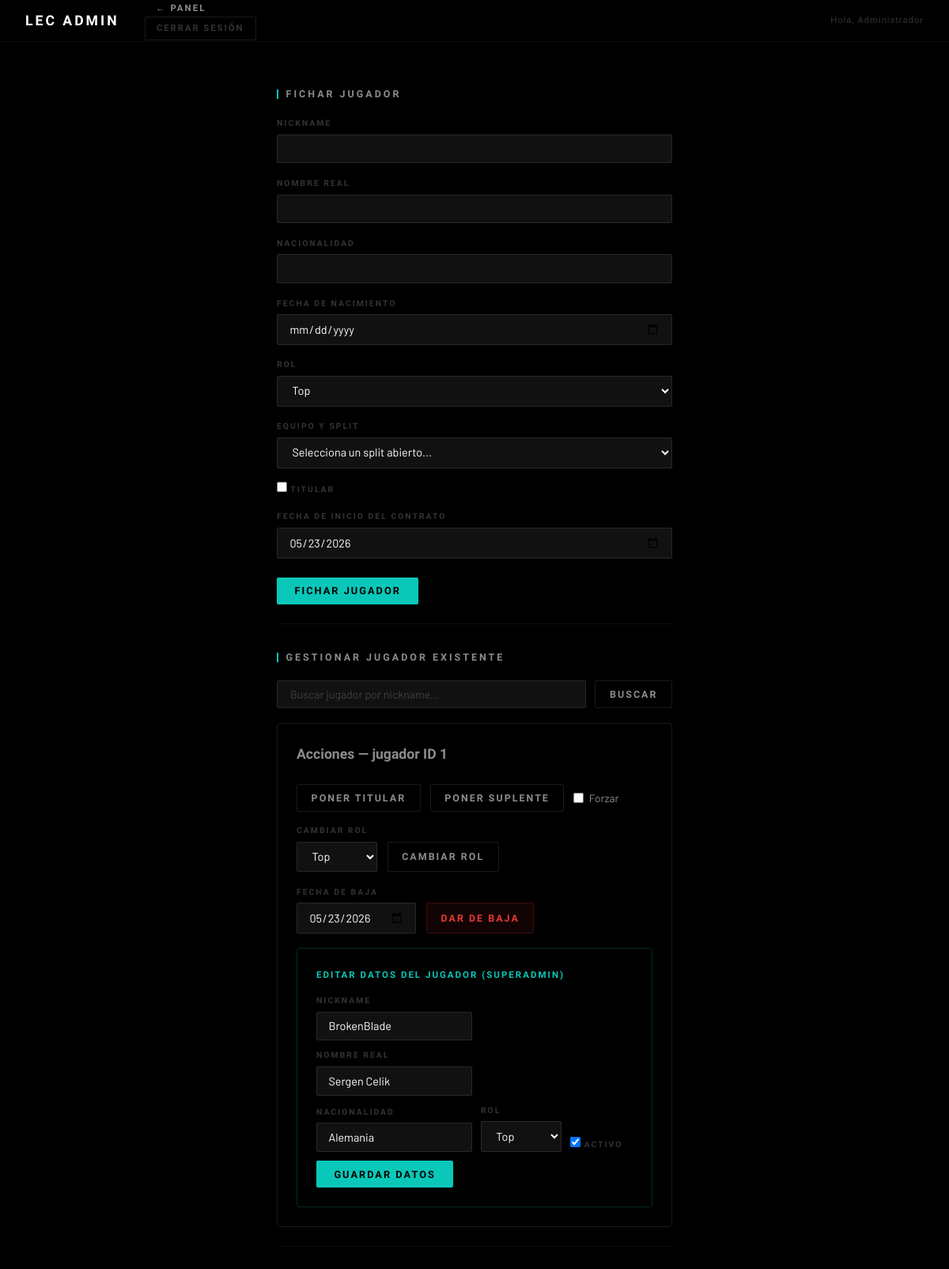
Page /admin/gestionar_jugadores.php?jugador=1 (signed in) on the committed database.
### tables this page shows
CREATE TABLE jugador (
    id_jugador INT UNSIGNED AUTO_INCREMENT,
    nickname VARCHAR(30) NOT NULL 
		COMMENT 'Apodo jugador ',
    nombre_real VARCHAR(100) 
		COMMENT 'Nombre completo',
    nacionalidad VARCHAR(50) 
		COMMENT 'País de origen',
    fecha_nacimiento DATE 
		COMMENT 'Fecha de nacimiento',
    rol_principal ENUM('Top','Jungle','Mid','ADC','Support') NOT NULL 
		COMMENT 'Rol principal del jugador',
    activo BOOLEAN DEFAULT TRUE 
		COMMENT 'Si está actualmente compitiendo',
    creado_en TIMESTAMP DEFAULT CURRENT_TIMESTAMP,
    actualizado_en TIMESTAMP DEFAULT CURRENT_TIMESTAMP ON UPDATE CURRENT_TIMESTAMP,
    
    PRIMARY KEY (id_jugador),
    
    INDEX idx_rol (rol_principal),
    INDEX idx_nacionalidad (nacionalidad),
    INDEX idx_activo (activo)
    
);

### admin/auth.php (called while the page is built, shortened)
<?php
function esSuperAdmin(): bool {
    return ($_SESSION['usuario_rol'] ?? '') === 'superadmin';
}
function usuarioNombre(): string {
    return $_SESSION['usuario_nombre'] ?? 'Admin';
}

### clases/config.php (called while the page is built, shortened)
<?php
class Config
{
    private static array $vars   = [];
    public static function load(): void
    {
        $path = dirname(__DIR__) . '/.env';
        foreach (file($path, FILE_IGNORE_NEW_LINES | FILE_SKIP_EMPTY_LINES) as $line) {
            $line = trim($line);
            if ($line === '' || str_starts_with($line, '#')) continue;
            [$key, $value] = explode('=', $line, 2);
            self::$vars[trim($key)] = trim($value);
        }
    }
    public static function get(string $key): string
    {
        return self::$vars[$key];
    }
    public static function bool(string $key): bool
    {
        return in_array(strtolower(self::get($key)), ['true', '1', 'yes', 'on']);
    }
}

### clases/ConexionDB.php (called while the page is built, shortened)
<?php
require_once __DIR__ . '/Config.php';
class ConexionDB
{
    private static array $instancias = [];
    private PDO $pdo;
    private function __construct(string $tipo)
    {
        $useRoles = Config::bool('DB_USE_ROLES');
        if ($useRoles) {
            $user = Config::get('DB_USER_' . strtoupper($tipo));
            $pass = Config::get('DB_PASS_' . strtoupper($tipo));
        } else {
            $user = Config::get('DB_USER');
            $pass = Config::get('DB_PASS');
        }
        $dsn = sprintf(
            'mysql:host=%s;port=%s;dbname=%s;charset=%s',
            Config::get('DB_HOST'),
            Config::get('DB_PORT'),
            Config::get('DB_NAME'),
            Config::get('DB_CHARSET')
        );
        try {
            $this->pdo = new PDO($dsn, $user, $pass, [
                PDO::ATTR_ERRMODE            => PDO::ERRMODE_EXCEPTION,
                PDO::ATTR_DEFAULT_FETCH_MODE => PDO::FETCH_ASSOC,
                PDO::ATTR_EMULATE_PREPARES   => true,
            ]);
        } catch (PDOException $e) {
            error_log("Error BD [{$tipo}@{$user}]: " . $e->getMessage());
            throw new RuntimeException("No se pudo conectar a la base de datos.");
        }
    }
    public static function getInstancia(string $tipo = 'readonly'): self
    {
        $useRoles = Config::bool('DB_USE_ROLES');
        $key      = $useRoles ? $tipo : 'default';
        if (!isset(self::$instancias[$key])) {
            self::$instancias[$key] = new self($useRoles ? $tipo : 'default');
        }
        return self::$instancias[$key];
    }
    public function getConexion(): PDO { return $this->pdo; }
}

### admin/gestionar_jugadores.php (the view, shortened to what this page needs)
<?php
require_once __DIR__ . '/auth.php';
require_once __DIR__ . '/../clases/ConexionDB.php';
$busqueda     = trim($_GET['q'] ?? '');
$idJugadorSel = isset($_GET['jugador']) ? (int)$_GET['jugador'] : null;
?>
<!DOCTYPE html>
<html lang="es">
<head>
<link rel="stylesheet" href="../assets/css/estilo.css">
</head>
<body class="admin">
<header class="admin-header">
    <div class="header-inner">
        <a href="panel.php" class="logo">LEC Admin</a>
        <nav>
            <a href="panel.php">← Panel</a>
            <a href="logout.php" class="btn-logout">Cerrar sesión</a>
        </nav>
        <p class="admin-usuario">Hola, <?= htmlspecialchars(usuarioNombre()) ?></p>
    </div>
</header>
<main class="admin-main">
    <section class="seccion-admin">
        <h2>Fichar jugador</h2>
        <form method="POST" action="gestionar_jugadores.php" class="formulario">
            <div class="campo">
                <label>Nickname</label>
                <input type="text" name="nickname" required>
            </div>
            <div class="campo">
                <label>Nombre real</label>
                <input type="text" name="nombre_real">
            </div>
            <div class="campo">
                <label>Nacionalidad</label>
                <input type="text" name="nacionalidad">
            </div>
            <div class="campo">
                <label>Fecha de nacimiento</label>
                <input type="date" name="fecha_nac">
            </div>
            <div class="campo">
                <label>Rol</label>
                <select name="rol" required>
                    <?php foreach (['Top','Jungle','Mid','ADC','Support'] as $r): ?>
                        <option value="<?= $r ?>"><?= $r ?></option>
                    <?php endforeach; ?>
                </select>
            </div>
            <div class="campo">
                <label>Equipo y split</label>
                <select name="id_historial" required>
                    <option value="">Selecciona un split abierto...</option>
                </select>
            </div>
            <div class="campo">
                <label>
                    <input type="checkbox" name="es_titular" value="1"> Titular
                </label>
            </div>
            <div class="campo">
                <label>Fecha de inicio del contrato</label>
                <input type="date" name="fecha_inicio" value="<?= date('Y-m-d') ?>" required>
            </div>
            <div class="botones">
                <button type="submit" class="btn-primario">Fichar jugador</button>
            </div>
        </form>
    </section>
    <section class="seccion-admin">
        <h2>Gestionar jugador existente</h2>
        <form method="GET" action="gestionar_jugadores.php" class="buscador-form" style="margin-bottom:1.2rem">
            <input type="text" name="q" placeholder="Buscar jugador por nickname..."
                   value="<?= htmlspecialchars($busqueda) ?>" class="input-busqueda">
            <button type="submit" class="btn-secundario">Buscar</button>
        </form>
        <?php if ($idJugadorSel): ?>
        <div class="formulario" style="border:1px solid var(--border);border-radius:var(--r-lg);padding:1.5rem">
            <h3 style="margin-bottom:1rem;font-family:var(--font-h);font-size:1.1rem;color:var(--text2)">
                Acciones — jugador ID <?= htmlspecialchars($idJugadorSel) ?>
            </h3>
            <form method="POST" action="gestionar_jugadores.php?q=<?= urlencode($busqueda) ?>&jugador=<?= $idJugadorSel ?>">
                <div class="botones" style="margin-bottom:1rem">
                    <button type="submit" name="accion" value="TITULAR" class="btn-secundario">Poner titular</button>
                    <button type="submit" name="accion" value="SUPLENTE" class="btn-secundario">Poner suplente</button>
                    <label style="display:flex;align-items:center;gap:.4rem;font-size:.85rem;color:var(--text2)">
                        <input type="checkbox" name="forzar" value="1"> Forzar
                    </label>
                </div>
            </form>
            <form method="POST" action="gestionar_jugadores.php?q=<?= urlencode($busqueda) ?>&jugador=<?= $idJugadorSel ?>" style="margin-bottom:1rem">
                <div class="campo">
                    <label>Cambiar rol</label>
                    <div style="display:flex;gap:.8rem">
                        <select name="nuevo_rol">
                            <?php foreach (['Top','Jungle','Mid','ADC','Support'] as $r): ?>
                                <option value="<?= $r ?>"><?= $r ?></option>
                            <?php endforeach; ?>
                        </select>
                        <button type="submit" class="btn-secundario">Cambiar rol</button>
                    </div>
                </div>
            </form>
            <form method="POST" action="gestionar_jugadores.php?q=<?= urlencode($busqueda) ?>&jugador=<?= $idJugadorSel ?>">
                <div class="campo">
                    <label>Fecha de baja</label>
                    <div style="display:flex;gap:.8rem">
                        <input type="date" name="fecha_fin" value="<?= date('Y-m-d') ?>" required>
                        <button type="submit" class="btn-peligro"
                                onclick="return confirm('¿Seguro que quieres dar de baja a este jugador?')">
                            Dar de baja
                        </button>
                    </div>
                </div>
            </form>
        <?php if(esSuperAdmin()): ?>
        <div class="formulario" style="border:1px solid rgba(10,200,185,.2);border-radius:var(--r-lg);padding:1.5rem;margin-top:1rem">
            <h3 style="margin-bottom:1rem;font-family:var(--font-h);font-size:.72rem;font-weight:800;letter-spacing:2px;text-transform:uppercase;color:var(--cyan)">
                Editar datos del jugador (superadmin)
            </h3>
            <?php
            $jugSel = null;
            if ($idJugadorSel) {
                $stmt2 = ConexionDB::getInstancia('backend')->getConexion()
                             ->prepare('SELECT * FROM jugador WHERE id_jugador=?');
                $stmt2->execute([$idJugadorSel]);
                $jugSel = $stmt2->fetch();
            }
            ?>
            <form method="POST" action="gestionar_jugadores.php?q=<?= urlencode($busqueda) ?>&jugador=<?= $idJugadorSel ?>"
                  style="display:flex;gap:.7rem;flex-wrap:wrap;align-items:flex-end">
                <div class="campo" style="margin-bottom:0">
                    <label>Nickname</label>
                    <input type="text" name="nickname" value="<?= htmlspecialchars($jugSel['nickname'] ?? '') ?>" class="inp-sm" required>
                </div>
                <div class="campo" style="margin-bottom:0">
                    <label>Nombre real</label>
                    <input type="text" name="nombre_real" value="<?= htmlspecialchars($jugSel['nombre_real'] ?? '') ?>" class="inp-sm">
                </div>
                <div class="campo" style="margin-bottom:0">
                    <label>Nacionalidad</label>
                    <input type="text" name="nacionalidad" value="<?= htmlspecialchars($jugSel['nacionalidad'] ?? '') ?>" class="inp-sm">
                </div>
                <div class="campo" style="margin-bottom:0">
                    <label>Rol</label>
                    <select name="rol_principal" class="inp-sm" style="width:auto">
                        <?php foreach(['Top','Jungle','Mid','ADC','Support'] as $r): ?>
                        <option value="<?= $r ?>" <?= ($jugSel['rol_principal']??'')===$r?'selected':'' ?>><?= $r ?></option>
                        <?php endforeach; ?>
                    </select>
                </div>
                <div class="campo" style="margin-bottom:0">
                    <label><input type="checkbox" name="activo" value="1" <?= ($jugSel['activo']??1)?'checked':'' ?>> Activo</label>
                </div>
                <button type="submit" class="btn-primario">Guardar datos</button>
            </form>
        </div>
        <?php endif; ?>
        </div>
        <?php endif; ?>
    </section>
</main>
</body>
</html>

### rows in the picture
jugador: nickname "BrokenBlade", nombre_real "Sergen Celik", nacionalidad "Alemania", rol_principal "Top", activo "☑"

### other values in the picture
usuarioNombre() "Administrador"
$idJugadorSel "1"
form field rol "Top"
form field nuevo_rol "Top"
